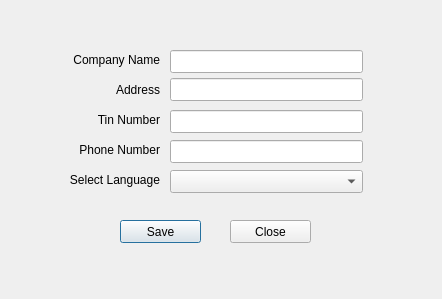
<?xml version="1.0" encoding="UTF-8"?>
<ui version="4.0">
 <class>Settings</class>
 <widget class="QDialog" name="Settings">
  <property name="geometry">
   <rect>
    <x>0</x>
    <y>0</y>
    <width>442</width>
    <height>299</height>
   </rect>
  </property>
  <property name="sizePolicy">
   <sizepolicy hsizetype="Fixed" vsizetype="Fixed">
    <horstretch>0</horstretch>
    <verstretch>0</verstretch>
   </sizepolicy>
  </property>
  <property name="maximumSize">
   <size>
    <width>16777215</width>
    <height>16777215</height>
   </size>
  </property>
  <property name="windowTitle">
   <string>Preferences</string>
  </property>
  <widget class="QWidget" name="verticalLayoutWidget">
   <property name="geometry">
    <rect>
     <x>30</x>
     <y>20</y>
     <width>371</width>
     <height>251</height>
    </rect>
   </property>
   <layout class="QVBoxLayout" name="verticalLayout"/>
  </widget>
  <widget class="QLineEdit" name="lineEditAddress">
   <property name="geometry">
    <rect>
     <x>170</x>
     <y>78</y>
     <width>193</width>
     <height>23</height>
    </rect>
   </property>
  </widget>
  <widget class="QLabel" name="label_3">
   <property name="geometry">
    <rect>
     <x>40</x>
     <y>110</y>
     <width>120</width>
     <height>20</height>
    </rect>
   </property>
   <property name="text">
    <string>Tin Number</string>
   </property>
   <property name="alignment">
    <set>Qt::AlignRight|Qt::AlignTrailing|Qt::AlignVCenter</set>
   </property>
  </widget>
  <widget class="QLabel" name="label">
   <property name="geometry">
    <rect>
     <x>40</x>
     <y>50</y>
     <width>120</width>
     <height>20</height>
    </rect>
   </property>
   <property name="text">
    <string>Company Name</string>
   </property>
   <property name="alignment">
    <set>Qt::AlignRight|Qt::AlignTrailing|Qt::AlignVCenter</set>
   </property>
  </widget>
  <widget class="QLabel" name="label_2">
   <property name="geometry">
    <rect>
     <x>40</x>
     <y>80</y>
     <width>120</width>
     <height>20</height>
    </rect>
   </property>
   <property name="text">
    <string>Address</string>
   </property>
   <property name="alignment">
    <set>Qt::AlignRight|Qt::AlignTrailing|Qt::AlignVCenter</set>
   </property>
  </widget>
  <widget class="QComboBox" name="comboBoxLanguage">
   <property name="geometry">
    <rect>
     <x>170</x>
     <y>170</y>
     <width>193</width>
     <height>23</height>
    </rect>
   </property>
  </widget>
  <widget class="QPushButton" name="pushButtonSave">
   <property name="geometry">
    <rect>
     <x>120</x>
     <y>220</y>
     <width>81</width>
     <height>23</height>
    </rect>
   </property>
   <property name="text">
    <string>Save</string>
   </property>
  </widget>
  <widget class="QLineEdit" name="lineEditTinNumber">
   <property name="geometry">
    <rect>
     <x>170</x>
     <y>110</y>
     <width>193</width>
     <height>23</height>
    </rect>
   </property>
  </widget>
  <widget class="QLabel" name="label_4">
   <property name="geometry">
    <rect>
     <x>40</x>
     <y>140</y>
     <width>120</width>
     <height>20</height>
    </rect>
   </property>
   <property name="text">
    <string>Phone Number</string>
   </property>
   <property name="alignment">
    <set>Qt::AlignRight|Qt::AlignTrailing|Qt::AlignVCenter</set>
   </property>
  </widget>
  <widget class="QLineEdit" name="lineEditComapanyName">
   <property name="geometry">
    <rect>
     <x>170</x>
     <y>50</y>
     <width>193</width>
     <height>23</height>
    </rect>
   </property>
  </widget>
  <widget class="QLineEdit" name="lineEditPhoneNumber">
   <property name="geometry">
    <rect>
     <x>170</x>
     <y>140</y>
     <width>193</width>
     <height>23</height>
    </rect>
   </property>
  </widget>
  <widget class="QLabel" name="label_5">
   <property name="geometry">
    <rect>
     <x>40</x>
     <y>170</y>
     <width>120</width>
     <height>20</height>
    </rect>
   </property>
   <property name="text">
    <string>Select Language</string>
   </property>
   <property name="alignment">
    <set>Qt::AlignRight|Qt::AlignTrailing|Qt::AlignVCenter</set>
   </property>
  </widget>
  <widget class="QPushButton" name="pushButtonClose">
   <property name="geometry">
    <rect>
     <x>230</x>
     <y>220</y>
     <width>81</width>
     <height>23</height>
    </rect>
   </property>
   <property name="text">
    <string>Close</string>
   </property>
  </widget>
 </widget>
 <tabstops>
  <tabstop>lineEditComapanyName</tabstop>
  <tabstop>lineEditAddress</tabstop>
  <tabstop>lineEditTinNumber</tabstop>
  <tabstop>lineEditPhoneNumber</tabstop>
  <tabstop>comboBoxLanguage</tabstop>
  <tabstop>pushButtonSave</tabstop>
  <tabstop>pushButtonClose</tabstop>
 </tabstops>
 <resources/>
 <connections/>
</ui>
